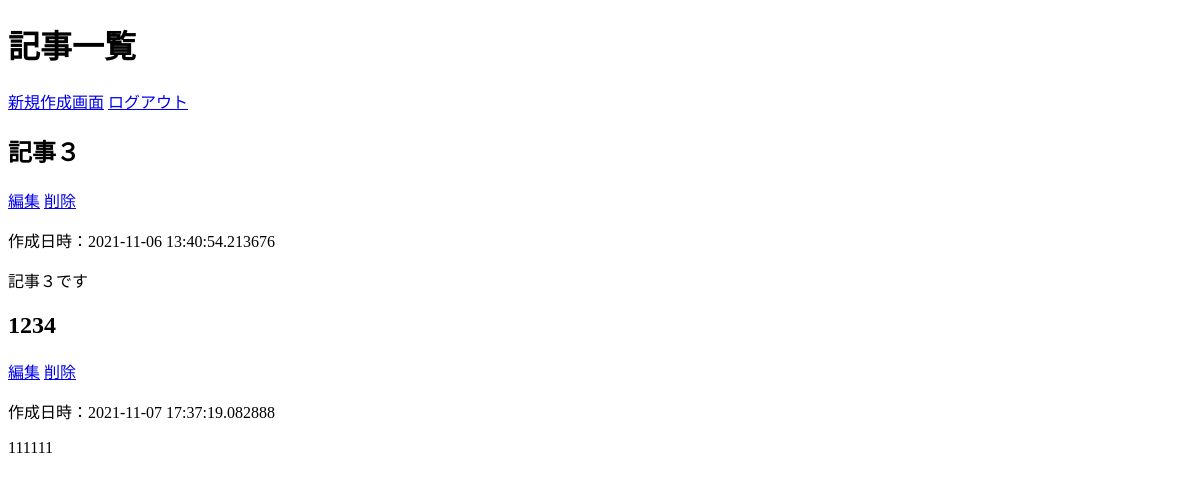
/ (signed in), run on an earlier commit of the app's database.
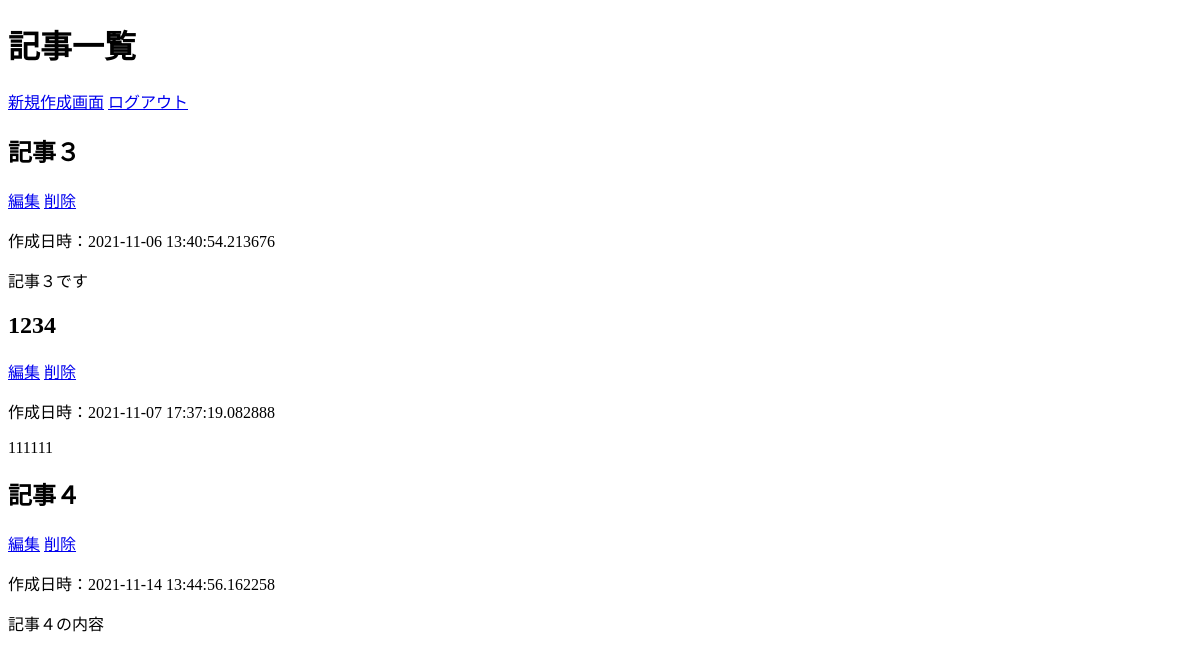
And on a later commit of the database.
### models/post.py (models this page shows)
class Post(db.Model):
    id = db.Column(db.Integer, primary_key=True)
    title = db.Column(db.String(50), nullable=False)
    body = db.Column(db.String(300), nullable=False)
    created_at = db.Column(db.DateTime, nullable=False, default=datetime.now(pytz.timezone('Asia/Tokyo')))

### views/post.py (the view)
@post_app.route('/')
@login_required
def index():
    if request.method == 'GET':
        posts = Post.query.all()
        return render_template('index.html', posts=posts)

### run.py (called while the page is built)
@login_manager.user_loader
def load_user(user_id):
    return User.query.get(user_id)

### templates/index.html (shortened to what this page needs)
{% extends "base.html" %}
{% block content %}
<h1>記事一覧</h1>
<a href="/create" role="button">新規作成画面</a>
<a href="/logout" role="button">ログアウト</a>
{% for post in posts %}
<article>
    <h2>{{post.title}}</h2>
    <a href="/{{post.id}}/update" role="button">編集</a>
    <a href="/{{post.id}}/delete" role="button">削除</a>
    <p>作成日時：{{post.created_at}}</p>
    <p>{{post.body}}</p>
</article>
{% endfor %}
{% endblock %}

### templates/base.html (shortened to what this page needs)
<!DOCTYPE html>
<html lang="ja">
<head>
</head>
<body>
    {% block content %}
    {% endblock %}
</body>
</html>

What changed in the data, as far as the page shows it:
added Post: title "記事４", created_at "2021-11-14 13:44:56.162258", body "記事４の内容"
